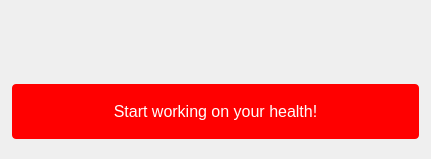
<?xml version="1.0" encoding="UTF-8"?>
<ui version="4.0">
 <class>startWindow</class>
 <widget class="QDialog" name="startWindow">
  <property name="geometry">
   <rect>
    <x>0</x>
    <y>0</y>
    <width>431</width>
    <height>159</height>
   </rect>
  </property>
  <property name="windowTitle">
   <string>Dialog</string>
  </property>
  <property name="styleSheet">
   <string notr="true">startWindow {
	background-color: rgb(255, 255, 255);
}

QPushButton {
 background-color: red;
 color: white;
 padding: 10px 20px;
 text-align: center;
 font-size: 16px;
 margin: 4px 2px;
 border-radius: 4;
 font: 57 8pt &quot;TT Norms Medium&quot;;
}

QPushButton:hover {
     background-color: #FF5757;
}

QPushButton:pressed {
  background-color: rgb(85, 0, 0);
}

QLabel {
 font: 57 8pt &quot;TT Norms Medium&quot;;
text-align: center;
color: red;
}</string>
  </property>
  <widget class="QWidget" name="verticalLayoutWidget">
   <property name="geometry">
    <rect>
     <x>10</x>
     <y>10</y>
     <width>411</width>
     <height>133</height>
    </rect>
   </property>
   <layout class="QVBoxLayout" name="verticalLayout">
    <item>
     <widget class="QLabel" name="label">
      <property name="sizePolicy">
       <sizepolicy hsizetype="Maximum" vsizetype="Preferred">
        <horstretch>0</horstretch>
        <verstretch>0</verstretch>
       </sizepolicy>
      </property>
      <property name="text">
       <string/>
      </property>
     </widget>
    </item>
    <item>
     <widget class="QPushButton" name="pushButton">
      <property name="sizePolicy">
       <sizepolicy hsizetype="Minimum" vsizetype="Minimum">
        <horstretch>0</horstretch>
        <verstretch>0</verstretch>
       </sizepolicy>
      </property>
      <property name="text">
       <string>Start working on your health!</string>
      </property>
     </widget>
    </item>
   </layout>
  </widget>
 </widget>
 <resources/>
 <connections/>
</ui>
